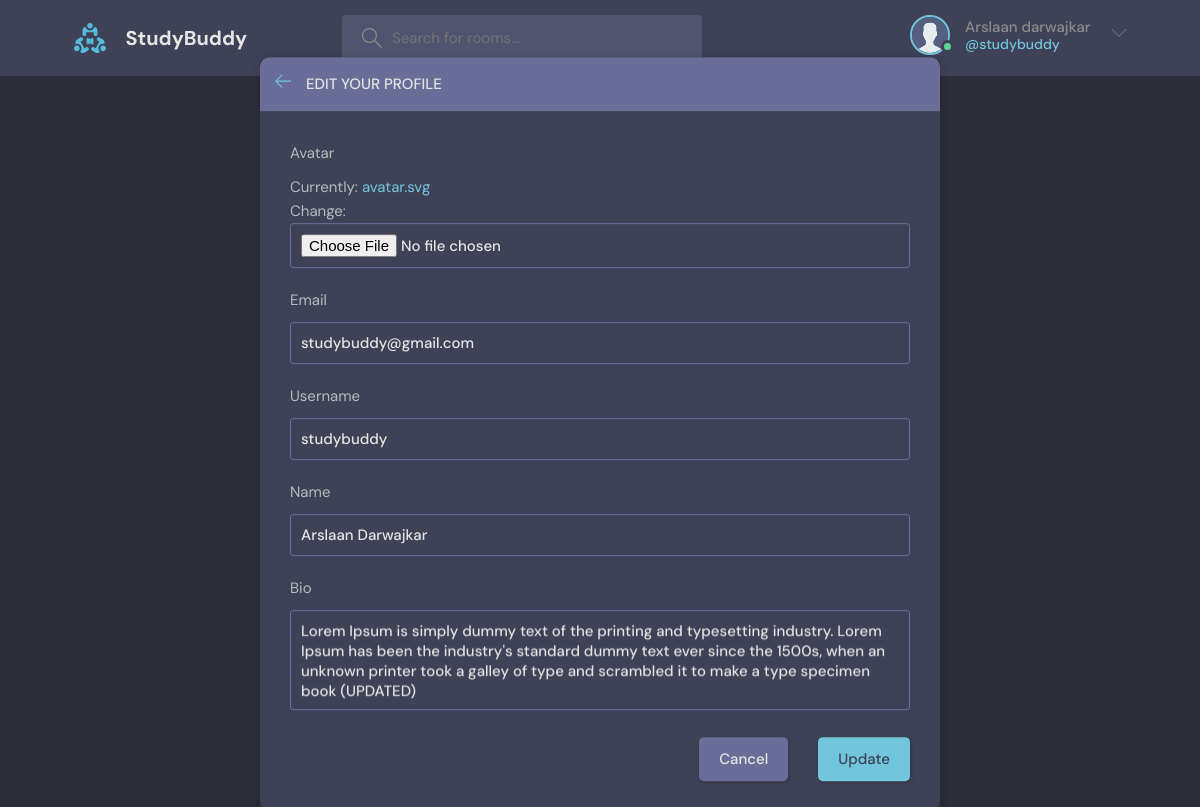
The page /update-user/ (signed in) on the database its author committed.
### base/models.py (models this page shows)
class User(AbstractUser):
    name = models.CharField(max_length=200,null=True)
    email = models.EmailField(max_length=254,unique=True)
    bio = models.TextField(null=True)
    avatar = models.ImageField(null=True,default='avatar.svg')
    USERNAME_FIELD = 'email'
    REQUIRED_FIELDS = []

### base/views.py (the view)
# urls.py: path('update-user/',views.update_user, name='update-user'),
@login_required(login_url='login')
def update_user(request):
    user = request.user
    form = UserForm(instance=user)
    if request.method == 'POST':
        form = UserForm(request.POST, request.FILES,instance=user)
        if form.is_valid():
            form.save()
            return redirect('user-profile', pk = user.id)
    return render(request,'base/update-user.html',{'form':form})

### base/forms.py
class UserForm(ModelForm):
    class Meta:
        model = User
        fields = ['avatar','email','username','name','bio']

### base/templates/base/update-user.html (shortened to what this page needs)
{% extends "base.html" %}
{% block content %}
  <main class="update-account layout">
      <div class="container">
          <div class="layout__box">
              <div class="layout__boxHeader">
                  <div class="layout__boxTitle">
                      <a href="{{request.META.HTTP_REFERER}}">
                          <svg version="1.1" xmlns="http://www.w3.org/2000/svg" width="32" height="32"
                              viewBox="0 0 32 32">
                              <title>arrow-left</title>
                              <path
                                  d="M13.723 2.286l-13.723 13.714 13.719 13.714 1.616-1.611-10.96-10.96h27.625v-2.286h-27.625l10.965-10.965-1.616-1.607z">
                              </path>
                          </svg>
                      </a>
                      <h3>Edit your profile</h3>
                  </div>
              </div>
              <div class="layout__body">
                  <form class="form" action="" method='POST' enctype='multipart/form-data'>
                    {% for field in form %}
                      <div class="form__group">
                          <label for="profile_pic">{{field.label}}</label>
                          {{field}}
                      </div>
                    {% endfor %}
                      <div class="form__action">
                          <a class="btn btn--dark" href="index.html">Cancel</a>
                          <button class="btn btn--main" type="submit">Update</button>
                      </div>
                  </form>
              </div>
          </div>
      </div>
  </main>
{% endblock content %}

### templates/nav.html (shortened to what this page needs)
{% load static %}
<header class="header header--loggedIn">
    <div class="container">
      <a href="/" class="header__logo" href='{% url "home" %}'>
        <img src="{% static 'images/logo.svg'%}" />
        <h1>StudyBuddy</h1>
      </a>
      <form class="header__search" method='GET' action='{% url "home" %}'>
        <label>
          <input name='q' placeholder="Search for rooms..." />
        </label>
      </form>
      <nav class="header__menu">
        {% if request.user.is_authenticated %}
        <div class="header__user">
          <a href="{% url 'user-profile' request.user.id %}">
            <div class="avatar avatar--medium active">
              <img src="{{request.user.avatar.url}}" />
            </div>
            <p>{{request.user.name.capitalize}}<span>@{{request.user.username}}</span></p>
          </a>
          <button class="dropdown-button">
            <svg version="1.1" xmlns="http://www.w3.org/2000/svg" width="32" height="32" viewBox="0 0 32 32">
              <title>chevron-down</title>
              <path d="M16 21l-13-13h-3l16 16 16-16h-3l-13 13z"></path>
            </svg>
          </button>
        </div>
        {% else %}
        <a href='{% url "login" %}'>
          <img src="{% static 'images/logo.svg'%}" />
          <p>Login</p>
        </a>
        {% endif %}
      </nav>
    </div>
  </header>

### rows shown on the page
User: user.avatar (placeholder picture), user.name "Arslaan darwajkar", user.username "studybuddy", form "studybuddy@gmail.com" "studybuddy" "Arslaan Darwajkar" "Lorem Ipsum is simply dummy text of the printing and typesetting industry. Lorem Ipsum has been the industry's standard dummy text ever since the 1500s, when an unknown printer took a galley of type and scrambled it to make a type specimen book (UPDATED)"

### other values the page prints
{{ field.label }} "Avatar" "Email" "Username" "Name" "Bio"
